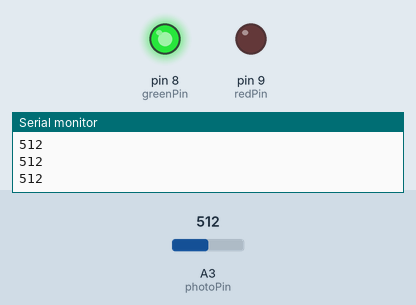
Simulated run of this sketch. Board: Arduino Uno, built with avr-gcc and run on an emulated ATmega328P. Parts: output pins drawn as LEDs (lit = HIGH), the last lines printed to the serial monitor. The test bench sets the inputs (shaded band); at power-on: A3 (photoPin) = 512.

Above: at 1.2 s.
1.3 s: A3 (photoPin) set to 216
2.8 s: A3 (photoPin) set to 190
At 3.3 s:
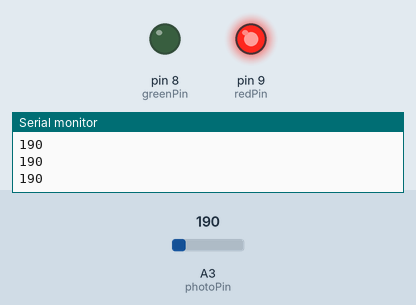
4.3 s: A3 (photoPin) set to 210
At 5.5 s:
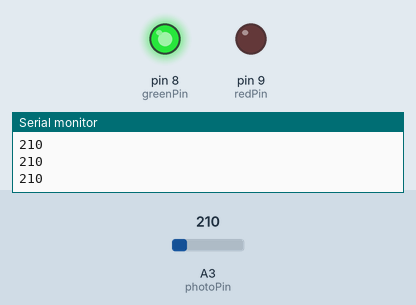
5.8 s: A3 (photoPin) set to 122
At 6.7 s:
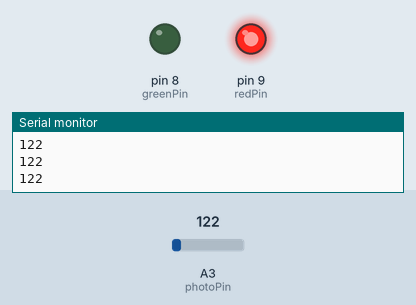
Timing chart, 0 to 8.3 s (numbered marks = the images above; inputs shaded):
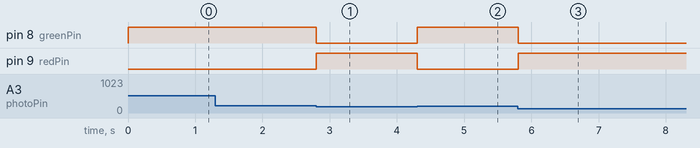

The sketch:

serial_read_strings_and_output_led.ino
```cpp
int photoPin = A3;
int greenPin = 8;
int redPin = 9;
int photoVal;
void setup() {
  // put your setup code here, to run once:
  Serial.begin(9600);
  pinMode(photoPin, INPUT);
  pinMode(greenPin, OUTPUT);
  pinMode(redPin, OUTPUT);

}

void loop() {
  // put your main code here, to run repeatedly:
  photoVal = analogRead(photoPin);
  if (photoVal <= 200) {
    digitalWrite(redPin, HIGH);
    digitalWrite(greenPin, LOW);
  } else {
    digitalWrite(greenPin, HIGH);
    digitalWrite(redPin, LOW);
  }
  Serial.println(photoVal);

}
```

Measured:
- the behaviour switches between 201 and 200 on A3 (photoPin) (found by bisection; images 0 and 1)
- after the input at 2.8 s, pin 8 (greenPin): HIGH → LOW at once; pin 9 (redPin): LOW → HIGH at once
- after the input at 4.3 s, pin 8 (greenPin): LOW → HIGH at once; pin 9 (redPin): HIGH → LOW at once
- after the input at 5.8 s, pin 8 (greenPin): HIGH → LOW at once; pin 9 (redPin): LOW → HIGH at once
